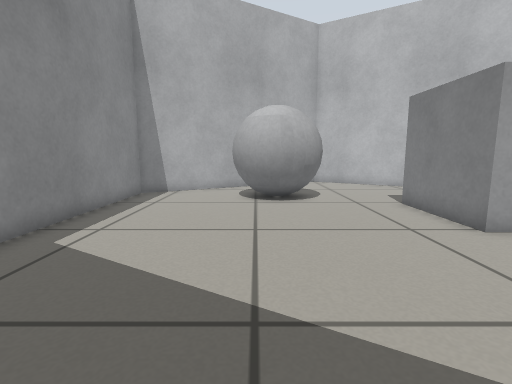
view 1 (above)

16 first-person views from a walk through a world built for the Gazebo simulator. The camera is 0.49 m above the floor, tilts 8° down and sees 85° across. The floor is counted in squares, 0.25 m on a side. Each view is taken from the middle of a square. On the plan, view 1 faces up. The plan holds only what a view shows up to about 16 squares ahead; the rest is blank.

view 2
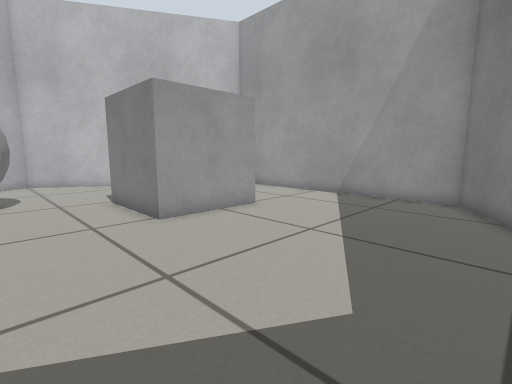

view 3
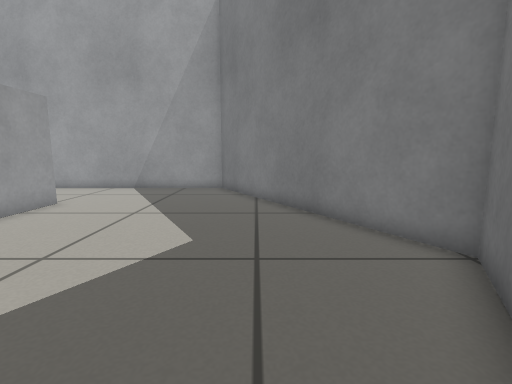

view 4
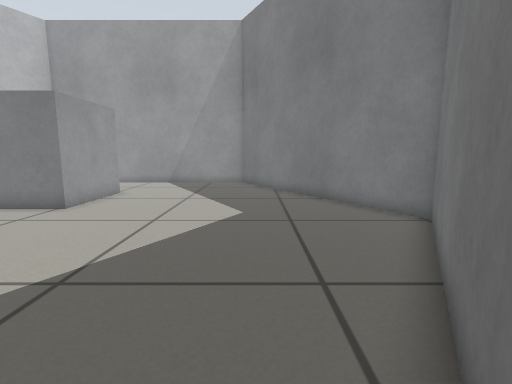

view 5
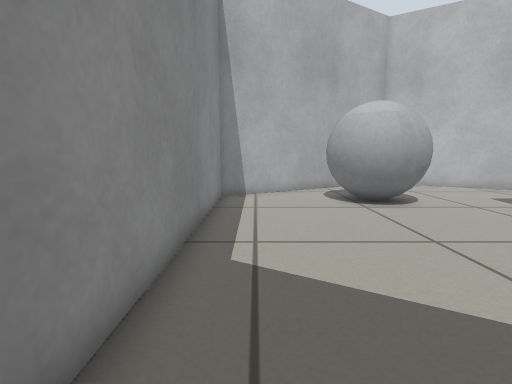

view 6
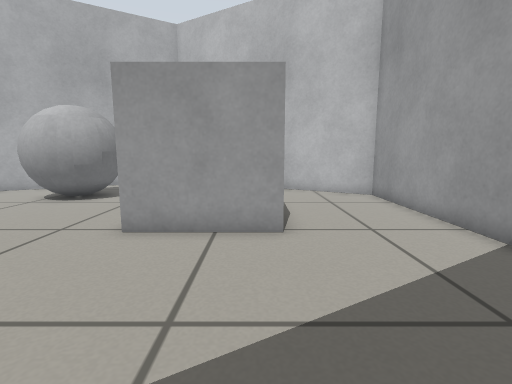

view 7
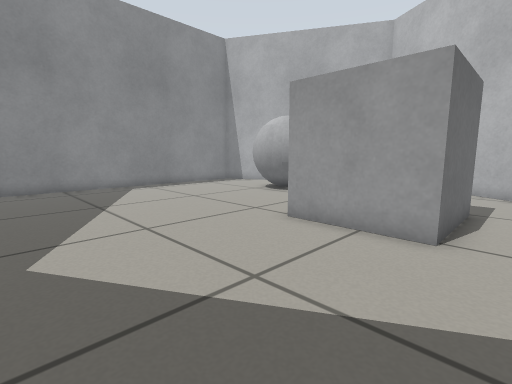

view 8
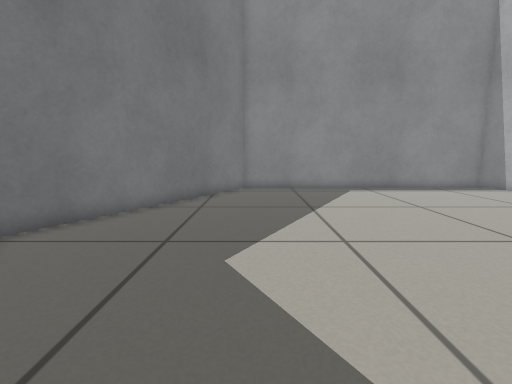

view 9
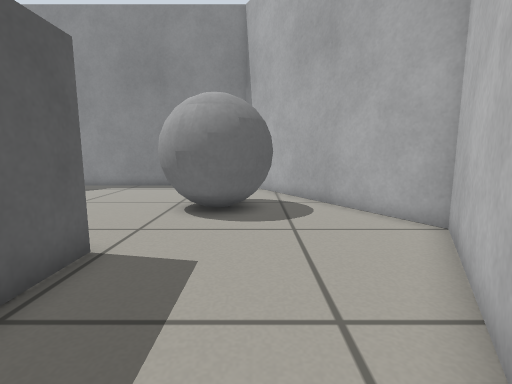

view 10
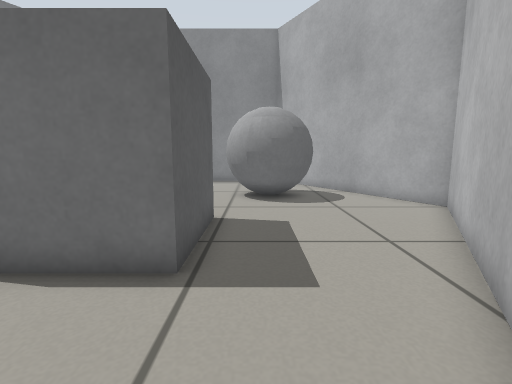

view 11
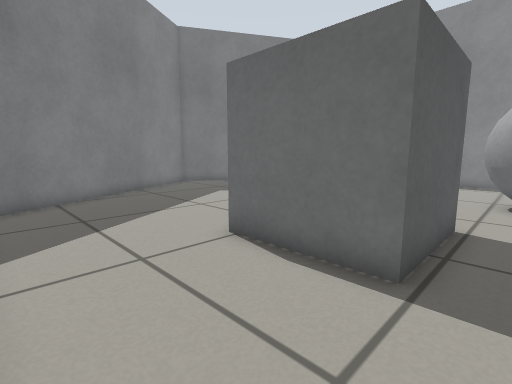

view 12
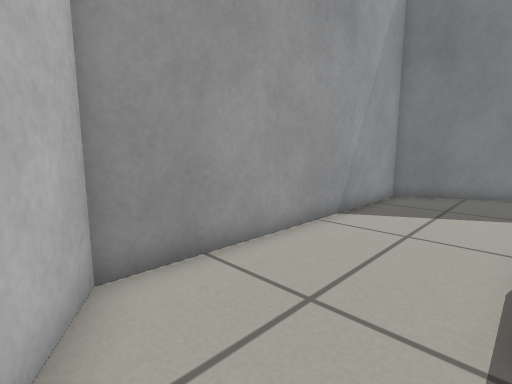

view 13
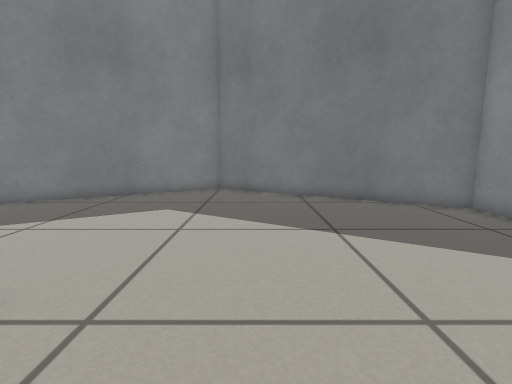

view 14
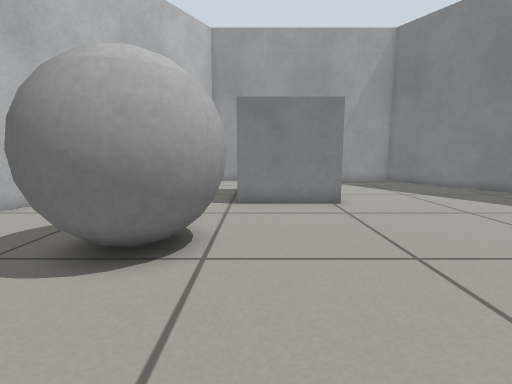

view 15
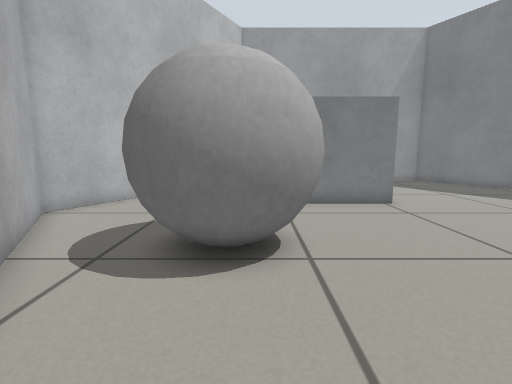

view 16
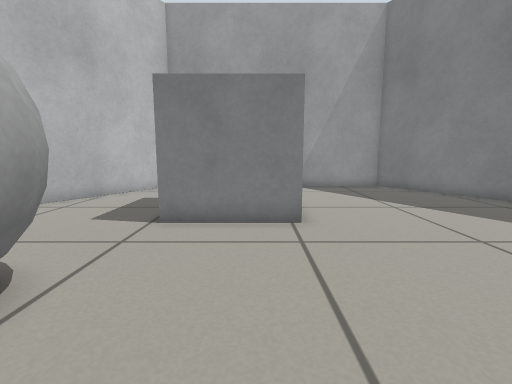

### Floor plan
Key: @ floor where view 1 was taken; # wall or solid block; . floor; B grey ball; G grey box.
Columns run from 6 left of view 1 to 15 right of it. Each row starts with its distance up from view 1.
 19          ###
 18        ###.###
 17      ###.....###
 16    ###.........###
 15   ##.............##
 14 ###...BBB.........###
 13 #....BBBBB..........##
 12 #....BBBBB...........#
 11 #.....BBB...GGGG.....#
 10 #...........G   G....#
  9 #...........G   G....#
  8 #...........G   G....#
  7 #...........GGGGG....#
  6 #....................#
  5 #....................#
  4 #....................#
  3 #....................#
  2 #....................#
  1 #...................##
  0 ##....@............##
 -1  ###.............###
 -2    ###.........###
 -3      ###.....###
 -4        ##...##
 -5         #####

Where each view was taken, in squares from view 1:
view 1: 0 up, 0 right, facing up
view 2: 1 down, 2 right, facing up-right
view 3: 1 down, 1 left, facing right
view 4: 0 up, 4 left, facing right
view 5: 1 up, 4 left, facing up
view 6: 0 up, 9 right, facing up
view 7: 0 up, 11 right, facing up-left
view 8: 1 up, 10 right, facing left
view 9: 14 up, 11 right, facing left
view 10: 12 up, 14 right, facing left
view 11: 12 up, 14 right, facing down-left
view 12: 14 up, 10 right, facing down-right
view 13: 10 up, 2 right, facing down
view 14: 10 up, 5 left, facing right
view 15: 12 up, 5 left, facing right
view 16: 8 up, 2 left, facing right
